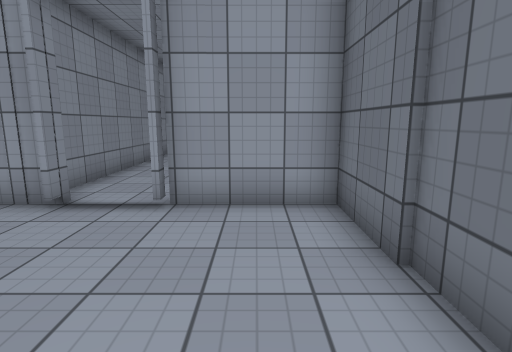
View 1 (above)

12 first-person views from a walk through a scene from a Unity 3-D project. The camera is 1.5 m above the floor, tilts 10° down and sees 80° across. Doors are open. The floor is counted in squares, 1 m on a side. Each view is taken from the middle of a square. On the plan, view 1 faces up. The plan holds only what a view shows up to about 15 squares ahead; the rest is blank. The place goes on beyond the plan. The player is left out. Surface patterns are stand-ins for the level's own textures.

View 2
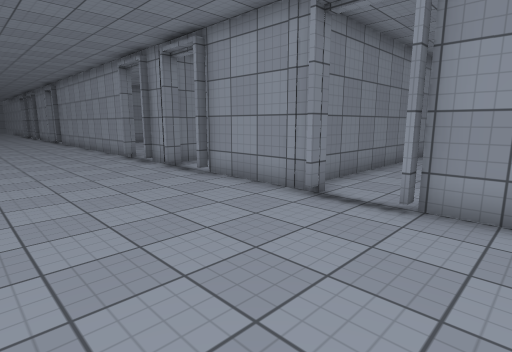

View 3
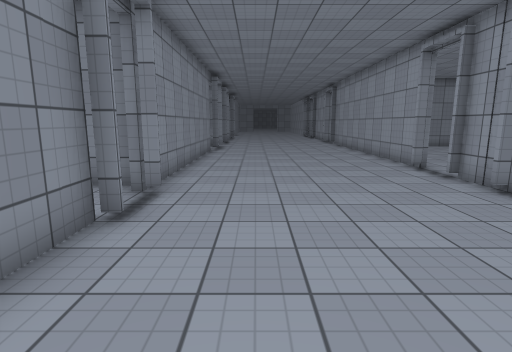

View 4
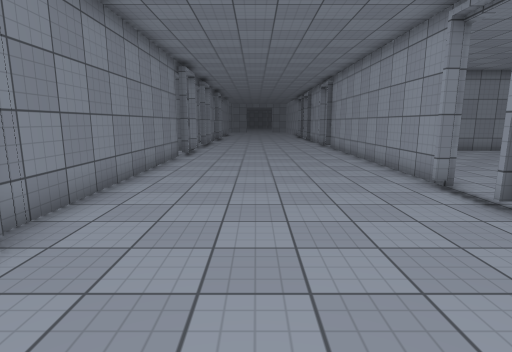

View 5
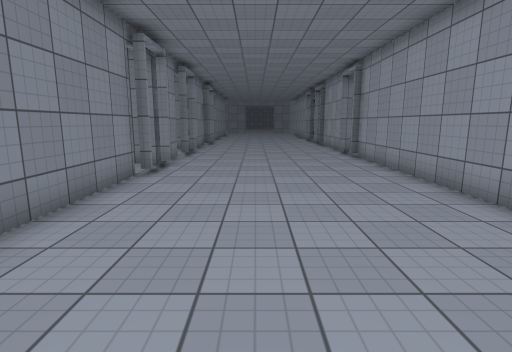

View 6
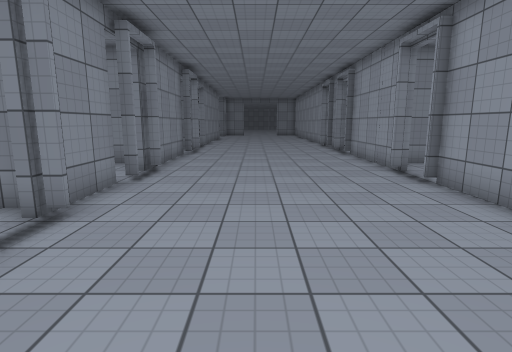

View 7
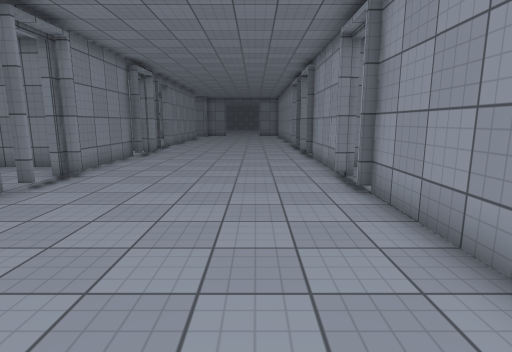

View 8
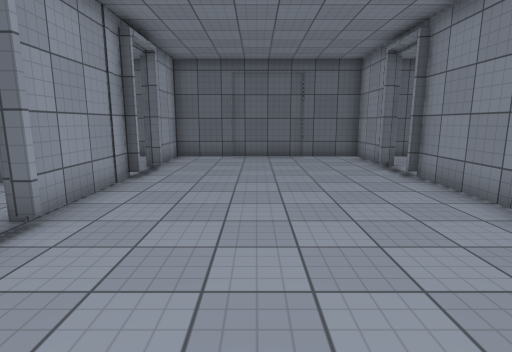

View 9
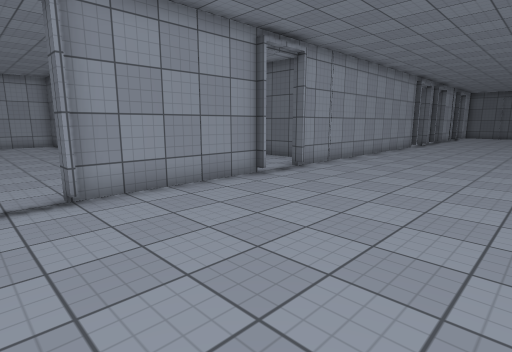

View 10
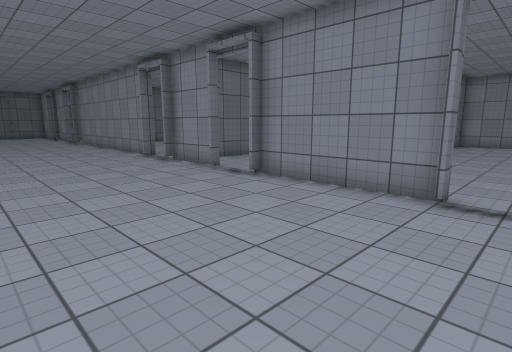

View 11
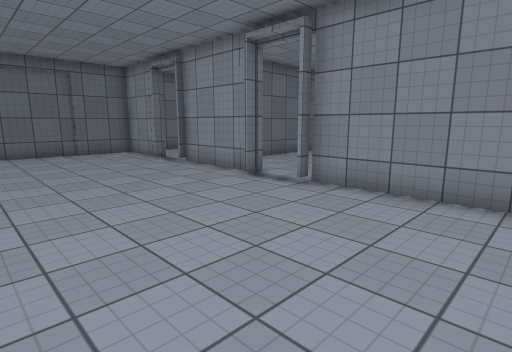

View 12
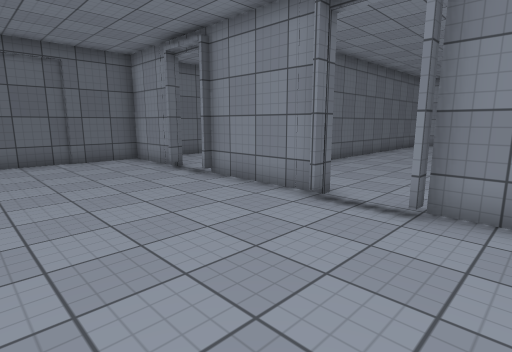

### Floor plan
Points are (right, up) in squares from view 1. A wall is a line through its corners. A room is listed if a view was taken in it or the views show most of it. See-through windows are left out.
Room 1 (views 1, 2, 3, 4, 5, 6, 7, 8, 9, 10, 11, 12)
walls: (-13.5, 5.5) (-24.5, 5.5); (-19.8, -2.5) (-9.5, -2.5); (-10, 5.5) (-11.1, 5.5); (-7.6, -2.5) (-3.6, -2.5); (-24.5, -2.5) (-21.6, -2.5); (-26.4, 5.5) (-31.5, 5.5); (-3.5, 5.5) (-7.5, 5.5) (-7.5, 5.1); (-1.1, -2.5) (1.6, -2.5) (1.6, 5.5) (-1.7, 5.5) (-1.7, 5.1); (-31.6, -2.5) (-26.4, -2.5)
ways out: open door at (-32.5, -2); open door at (-32.5, 5); open door at (-25.5, -2); open door at (-25.5, 5); open door at (-20.5, -2); open door at (-12.5, 5); open door at (-8.5, -2); open door at (-8.5, 5); open door at (-2.5, -2); open door at (-2.5, 5); gap at (-11, 6)

Positions as (right, up) in squares from view 1, and headings:
1: (0, 0), facing up
2: (0, 0), facing up-left
3: (-3, 0), facing left
4: (-6, 1), facing left
5: (-11, 1), facing left
6: (-17, 1), facing left
7: (-18, 3), facing left
8: (-12, 2), facing right
9: (-33, -1), facing up-right
10: (-33, 4), facing down-right
11: (-14, 4), facing down-right
12: (-11, 3), facing down-right
